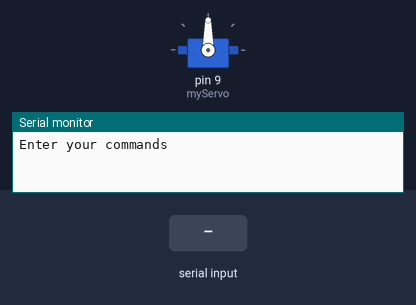
This sketch was run on a simulated Arduino Uno, built with avr-gcc and run on an emulated ATmega328P. Parts: servo, the last lines printed to the serial monitor. The test bench sets the inputs (shaded band).

Above: at 1.2 s.
1.3 s: "0" received over the second serial link
At 2.9 s:
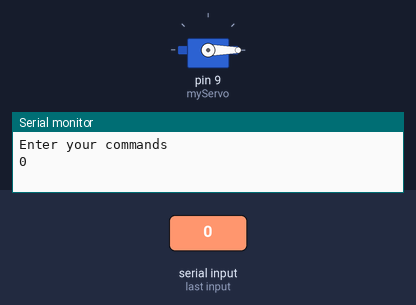
3.3 s: "1" received over the second serial link
At 3.7 s:
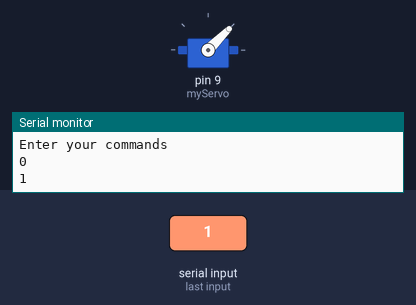
Timing chart, 0 to 6.3 s (numbered marks = the images above; inputs shaded):
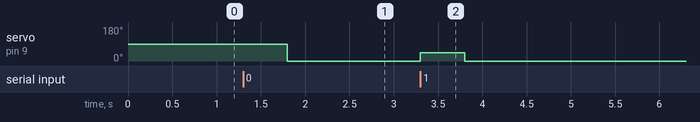

Measured:
- after the input at 1.3 s, servo on pin 9 (myServo): 90° → 0° after 0.50 s
- after the input at 3.3 s, servo on pin 9 (myServo): 0° → 45° at once, → 0° 0.50 s later

The sketch:

Slave.ino
```cpp
#include <SoftwareSerial.h>
#include <Servo.h>
Servo myServo;
SoftwareSerial BTSerial(10, 11);

void setup() {
  myServo.attach(9,500,2500);
  Serial.begin(38400);
  Serial.println("Enter your commands");

  BTSerial.begin(38400);
}

void loop() {
  if (BTSerial.available()) {
    char receivedChar = BTSerial.read();
    Serial.write(receivedChar);

    switch (receivedChar) {
      case '0':
        myServo.write(90);
        delay(500);
        myServo.write(0);
        delay(500);
        break;
      case '1':
        myServo.write(45);
        delay(500);
        myServo.write(0);
        delay(500);
        break;
      // Add more cases if needed
      default:
        // Handle other cases if neede
        myServo.write(0);
        delay(15);
        break;
    }
    Serial.println();
    // delay(100);
  }
}
  
```
